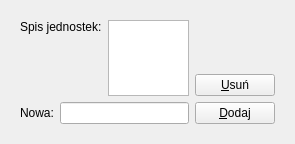
         <widget class="QWidget" name="page_2">
          <property name="geometry">
           <rect>
            <x>0</x>
            <y>0</y>
            <width>295</width>
            <height>144</height>
           </rect>
          </property>
          <attribute name="label">
           <string>Jednostki</string>
          </attribute>
          <layout class="QGridLayout" name="gridLayout_4">
           <item row="0" column="0">
            <widget class="QFrame" name="frame10">
             <property name="frameShape">
              <enum>QFrame::NoFrame</enum>
             </property>
             <property name="frameShadow">
              <enum>QFrame::Plain</enum>
             </property>
             <layout class="QGridLayout" name="gridLayout_12">
              <item row="0" column="0">
               <layout class="QHBoxLayout" name="horizontalLayout_6">
                <item>
                 <layout class="QVBoxLayout" name="verticalLayout_4">
                  <item>
                   <layout class="QHBoxLayout" name="horizontalLayout_5">
                    <item>
                     <widget class="QLabel" name="textLabel1_3">
                      <property name="maximumSize">
                       <size>
                        <width>150</width>
                        <height>32767</height>
                       </size>
                      </property>
                      <property name="text">
                       <string>Spis jednostek:</string>
                      </property>
                      <property name="alignment">
                       <set>Qt::AlignTop</set>
                      </property>
                      <property name="wordWrap">
                       <bool>false</bool>
                      </property>
                     </widget>
                    </item>
                    <item>
                     <widget class="QListWidget" name="currlBox"/>
                    </item>
                   </layout>
                  </item>
                  <item>
                   <layout class="QHBoxLayout" name="_20">
                    <item>
                     <widget class="QLabel" name="textLabel2_4">
                      <property name="text">
                       <string>Nowa:</string>
                      </property>
                      <property name="wordWrap">
                       <bool>false</bool>
                      </property>
                     </widget>
                    </item>
                    <item>
                     <widget class="QLineEdit" name="currEdit">
                      <property name="maxLength">
                       <number>10</number>
                      </property>
                     </widget>
                    </item>
                   </layout>
                  </item>
                 </layout>
                </item>
                <item>
                 <layout class="QVBoxLayout" name="verticalLayout_3">
                  <item>
                   <spacer>
                    <property name="orientation">
                     <enum>Qt::Vertical</enum>
                    </property>
                    <property name="sizeType">
                     <enum>QSizePolicy::Expanding</enum>
                    </property>
                    <property name="sizeHint" stdset="0">
                     <size>
                      <width>74</width>
                      <height>48</height>
                     </size>
                    </property>
                   </spacer>
                  </item>
                  <item>
                   <widget class="QPushButton" name="currDelBtn">
                    <property name="cursor">
                     <cursorShape>PointingHandCursor</cursorShape>
                    </property>
                    <property name="text">
                     <string>&amp;Usuń</string>
                    </property>
                    <property name="shortcut">
                     <string>Alt+U</string>
                    </property>
                   </widget>
                  </item>
                  <item>
                   <widget class="QPushButton" name="currAddBtn">
                    <property name="cursor">
                     <cursorShape>PointingHandCursor</cursorShape>
                    </property>
                    <property name="text">
                     <string>&amp;Dodaj</string>
                    </property>
                    <property name="shortcut">
                     <string>Alt+D</string>
                    </property>
                   </widget>
                  </item>
                 </layout>
                </item>
               </layout>
              </item>
             </layout>
            </widget>
           </item>
          </layout>
         </widget>
